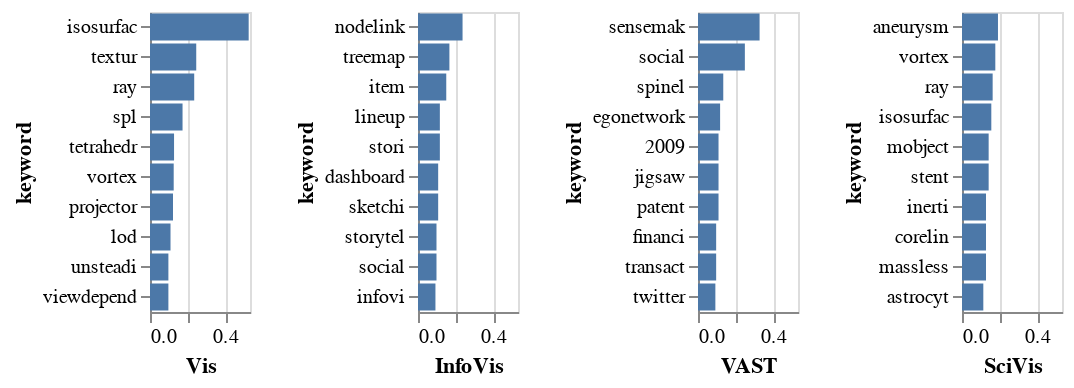

Notebook code cell kept with this figure:
### Code cell
chart = alt.hconcat()

for track in tracks:
    chart |= alt.Chart(keyword_df[keyword_df['track']== track], height=150).mark_bar().encode(
    x=alt.X('tfidf:Q', scale=alt.Scale(domain=[0,0.53]),title=track),
    y=alt.Y('keyword:N', sort='-x')
).properties(
    width = 50
)
chart

### Figure 1 — Vega-Lite specification as saved in the notebook (floating-point values rounded to 4 significant figures)
{"config": {"view": {"continuousWidth": 400, "continuousHeight": 300}}, "hconcat": [{"mark": "bar", "encoding": {"x": {"type": "quantitative", "field": "tfidf", "scale": {"domain": [0, 0.53]}, "title": "Vis"}, "y": {"type": "nominal", "field": "keyword", "sort": "-x"}}, "height": 150, "width": 50}, {"data": {"name": "data-2a4475ba2db58f1f438e6a125a5b36e8"}, "mark": "bar", "encoding": {"x": {"type": "quantitative", "field": "tfidf", "scale": {"domain": [0, 0.53]}, "title": "InfoVis"}, "y": {"type": "nominal", "field": "keyword", "sort": "-x"}}, "height": 150, "width": 50}, {"data": {"name": "data-805c63e6db90f53e4a99018cddc26607"}, "mark": "bar", "encoding": {"x": {"type": "quantitative", "field": "tfidf", "scale": {"domain": [0, 0.53]}, "title": "VAST"}, "y": {"type": "nominal", "field": "keyword", "sort": "-x"}}, "height": 150, "width": 50}, {"data": {"name": "data-eacd7ebac9d0e34157ce52b45aae3065"}, "mark": "bar", "encoding": {"x": {"type": "quantitative", "field": "tfidf", "scale": {"domain": [0, 0.53]}, "title": "SciVis"}, "y": {"type": "nominal", "field": "keyword", "sort": "-x"}}, "height": 150, "width": 50}], "data": {"name": "data-b45a15d542f1baac07c86a3eaed44c88"}, "$schema": "https://vega.github.io/schema/vega-lite/v4.8.1.json", "datasets": {"data-b45a15d542f1baac07c86a3eaed44c88": [{"track": "Vis", "keyword": "isosurfac", "tfidf": 0.523}, {"track": "Vis", "keyword": "textur", "tfidf": 0.2451}, {"track": "Vis", "keyword": "ray", "tfidf": 0.2343}, {"track": "Vis", "keyword": "spl", "tfidf": 0.1725}, {"track": "Vis", "keyword": "tetrahedr", "tfidf": 0.1275}, {"track": "Vis", "keyword": "vortex", "tfidf": 0.1256}, {"track": "Vis", "keyword": "projector", "tfidf": 0.1218}, {"track": "Vis", "keyword": "lod", "tfidf": 0.1087}, {"track": "Vis", "keyword": "unsteadi", "tfidf": 0.09748}, {"track": "Vis", "keyword": "viewdepend", "tfidf": 0.09748}], "data-2a4475ba2db58f1f438e6a125a5b36e8": [{"track": "InfoVis", "keyword": "nodelink", "tfidf": 0.2361}, {"track": "InfoVis", "keyword": "treemap", "tfidf": 0.1664}, {"track": "InfoVis", "keyword": "item", "tfidf": 0.1498}, {"track": "InfoVis", "keyword": "lineup", "tfidf": 0.1158}, {"track": "InfoVis", "keyword": "stori", "tfidf": 0.1158}, {"track": "InfoVis", "keyword": "dashboard", "tfidf": 0.1069}, {"track": "InfoVis", "keyword": "sketchi", "tfidf": 0.1069}, {"track": "InfoVis", "keyword": "storytel", "tfidf": 0.09801}, {"track": "InfoVis", "keyword": "social", "tfidf": 0.098}, {"track": "InfoVis", "keyword": "infovi", "tfidf": 0.09245}], "data-805c63e6db90f53e4a99018cddc26607": [{"track": "VAST", "keyword": "sensemak", "tfidf": 0.3264}, {"track": "VAST", "keyword": "social", "tfidf": 0.2484}, {"track": "VAST", "keyword": "spinel", "tfidf": 0.1339}, {"track": "VAST", "keyword": "egonetwork", "tfidf": 0.1172}, {"track": "VAST", "keyword": "2009", "tfidf": 0.1088}, {"track": "VAST", "keyword": "jigsaw", "tfidf": 0.1088}, {"track": "VAST", "keyword": "patent", "tfidf": 0.1088}, {"track": "VAST", "keyword": "financi", "tfidf": 0.09625}, {"track": "VAST", "keyword": "transact", "tfidf": 0.09625}, {"track": "VAST", "keyword": "twitter", "tfidf": 0.09206}], "data-eacd7ebac9d0e34157ce52b45aae3065": [{"track": "SciVis", "keyword": "aneurysm", "tfidf": 0.1907}, {"track": "SciVis", "keyword": "vortex", "tfidf": 0.1766}, {"track": "SciVis", "keyword": "ray", "tfidf": 0.1624}, {"track": "SciVis", "keyword": "isosurfac", "tfidf": 0.1554}, {"track": "SciVis", "keyword": "mobject", "tfidf": 0.1413}, {"track": "SciVis", "keyword": "stent", "tfidf": 0.1413}, {"track": "SciVis", "keyword": "inerti", "tfidf": 0.1271}, {"track": "SciVis", "keyword": "corelin", "tfidf": 0.1271}, {"track": "SciVis", "keyword": "massless", "tfidf": 0.1271}, {"track": "SciVis", "keyword": "astrocyt", "tfidf": 0.113}]}}
